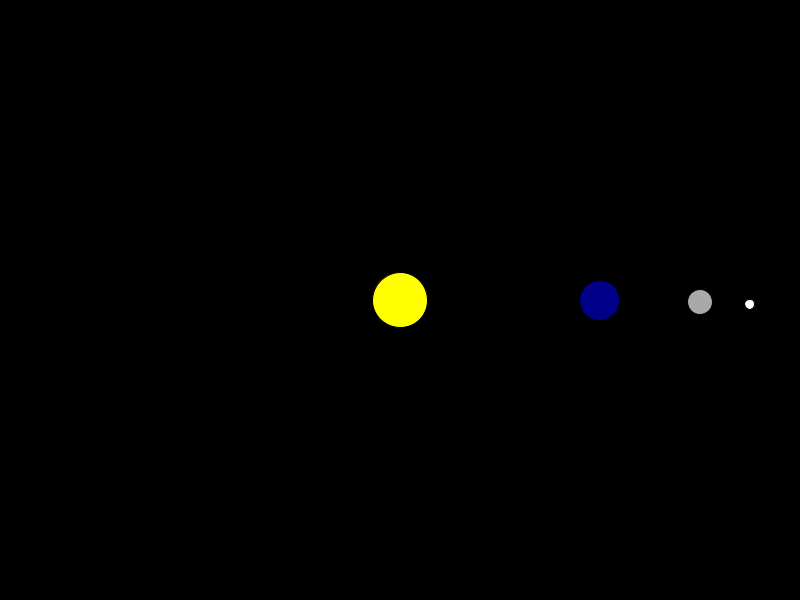
Frame 1 (no input)
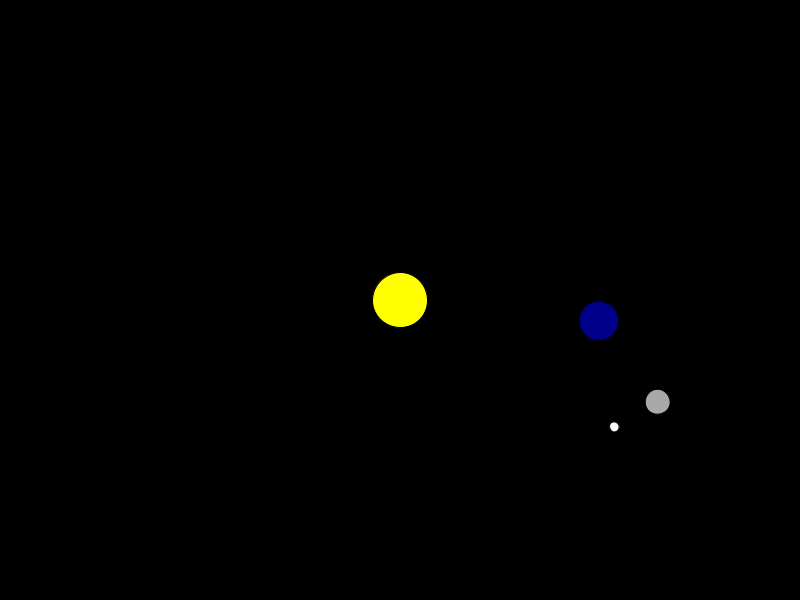
Frame 60 (the mouse pressed at the canvas centre just before this capture)
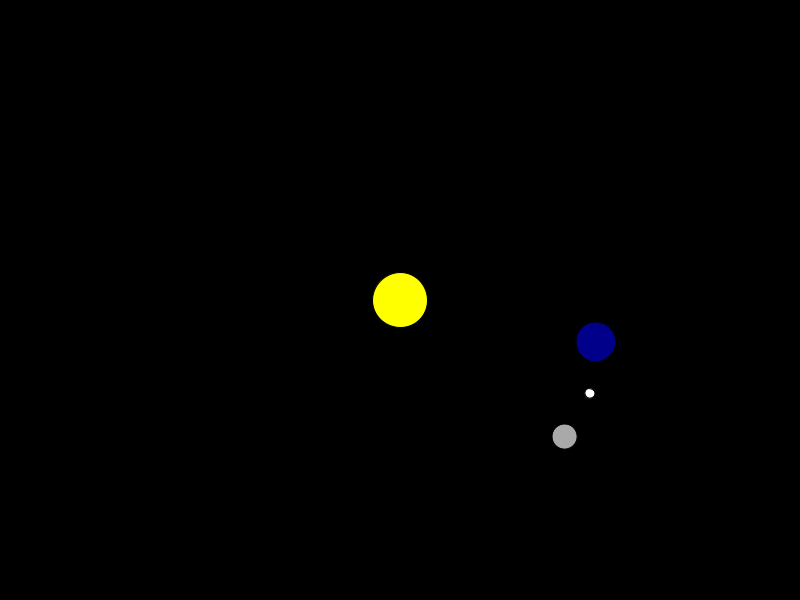
Frame 120 (the mouse held since frame 60 and released just before this capture)

The Processing sketch that drew these frames (run headless with seeded random() and noise(); from frame 60 on, the mouse is pressed at the canvas centre):

// Processing sketch: processing_114725
// ── processing_114725.pde

float x = 0;

void setup() {
  size(800,600); 
  background(0);
}

void draw() {
  background(0);
  x += 0.1;
  circle1();
  circle2();
  circle3();
  circle4();
}

void circle1() {
  translate(400,300);
  fill(255,255,0);
  ellipse(0,0,55,55);
}

void circle2() {
  rotate(radians(x));
  translate(200,0);
  fill(0,0,139);
  ellipse(0,0,40,40);
}
  
void circle3() {
  rotate(radians(x*8));
  translate(100,0);
  fill(169,169,169);
  ellipse(0,0,25,25);
}
  
void circle4() {
  rotate(radians(x*16));
  translate(50,0);
  fill(255);
  ellipse(0,0,10,10);
}
